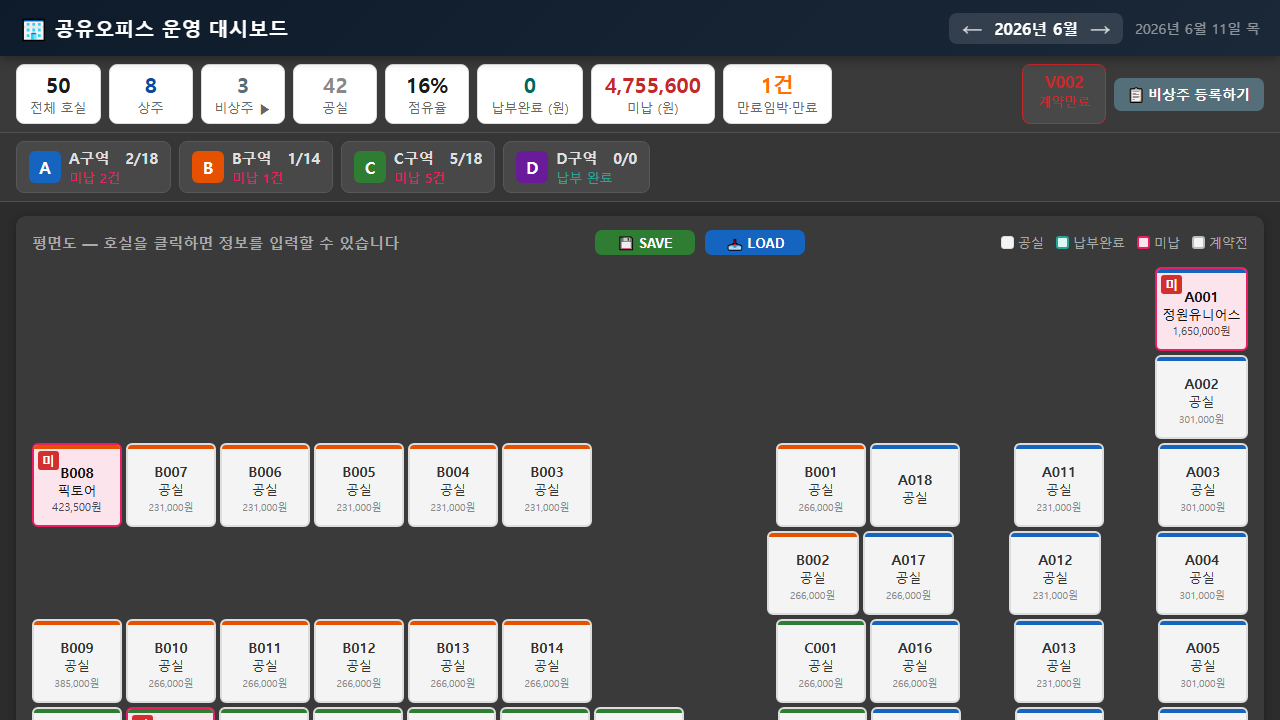
#> input picture Officeboard/test_pre_contract.png, 1280 x 720 px
$ python -i converter.py   (imports and definitions only)
#> lines starting #> are read from the running program, lines starting #| are printed output that depends on the picture; after the words box and inside, x2 and y2 are one past the last pixel; in counts of white or black regions, pixels touching at a corner belong together
"""Core image processing: perspective correction."""
from collections import namedtuple

import cv2
import numpy as np

ProcessResult = namedtuple("ProcessResult", ["image", "pts", "strategy"])
"""
image    — 처리된 결과 이미지 (BGR ndarray)
pts      — 사용된 코너 좌표 (float32 (4,2)) 또는 None (감지 실패 시)
strategy — "auto" | "manual" | "fallback"
           auto    : auto_detect_corners 성공
           manual  : 호출자가 pts 제공
           fallback: 감지 실패 → 원본 그대로 반환
"""


def order_points(pts):
    """TL, TR, BR, BL 순으로 4개 좌표 정렬."""
    pts = np.array(pts, dtype="float32")
    rect = np.zeros((4, 2), dtype="float32")
    s = pts.sum(axis=1)
    rect[0] = pts[np.argmin(s)]   # TL: 합 최소
    rect[2] = pts[np.argmax(s)]   # BR: 합 최대
    diff = np.diff(pts, axis=1)
    rect[1] = pts[np.argmin(diff)]  # TR: 차 최소
    rect[3] = pts[np.argmax(diff)]  # BL: 차 최대
    return rect


def four_point_transform(image, pts):
    """4점 원근 변환 → 직사각형 이미지 반환."""
    rect = order_points(pts)
    tl, tr, br, bl = rect

    w1 = np.linalg.norm(br - bl)
    w2 = np.linalg.norm(tr - tl)
    max_w = max(int(w1), int(w2))

    h1 = np.linalg.norm(tr - br)
    h2 = np.linalg.norm(tl - bl)
    max_h = max(int(h1), int(h2))

    dst = np.array([
        [0, 0],
        [max_w - 1, 0],
        [max_w - 1, max_h - 1],
        [0, max_h - 1],
    ], dtype="float32")

    M = cv2.getPerspectiveTransform(rect, dst)
    return cv2.warpPerspective(image, M, (max_w, max_h))


def auto_detect_corners(image):
    """
    자동 코너 감지. 성공 시 float32 ndarray (4,2) 반환, 실패 시 None.

    전략 1: 엣지 기반 사각형 탐색 (일반적인 경우)
    전략 2: 밝은 영역(흰 종이·화면) 탐색 (모니터 사진에서 화면 안의 흰 문서 감지)
    """
    gray = cv2.cvtColor(image, cv2.COLOR_BGR2GRAY)
    img_area = image.shape[0] * image.shape[1]

    # ── 전략 1: 엣지 기반 ───────────────────────────────────────────────
    for blur_k, c_lo, c_hi, dilate_iter in [
        (5, 30, 100, 2),
        (5, 50, 150, 1),
        (3, 10,  80, 3),
        (7, 20, 120, 2),
    ]:
        blurred = cv2.GaussianBlur(gray, (blur_k, blur_k), 0)
        edged   = cv2.Canny(blurred, c_lo, c_hi)
        kernel  = cv2.getStructuringElement(cv2.MORPH_RECT, (5, 5))
        edged   = cv2.dilate(edged, kernel, iterations=dilate_iter)

        contours, _ = cv2.findContours(edged, cv2.RETR_EXTERNAL, cv2.CHAIN_APPROX_SIMPLE)
        for c in sorted(contours, key=cv2.contourArea, reverse=True)[:10]:
            peri   = cv2.arcLength(c, True)
            approx = cv2.approxPolyDP(c, 0.02 * peri, True)
            if len(approx) == 4 and cv2.contourArea(approx) > img_area * 0.05:
                return approx.reshape(4, 2).astype("float32")

    # ── 전략 2: 밝은 사각형 탐색 (흰 문서·화면이 회색 배경 안에 있는 경우) ──
    # 이미 균일한 이미지(보정 완료 문서 등)는 S2 가정이 성립하지 않으므로 스킵
    gray_uniformity = gray.std() / (gray.mean() + 1e-6)
    if gray_uniformity < 0.15:
        return None

    scale    = min(1.0, 1200 / max(image.shape[:2]))
    small    = cv2.resize(gray, (0, 0), fx=scale, fy=scale)
    blurred  = cv2.GaussianBlur(small, (15, 15), 0)

    threshold = np.percentile(blurred, 85)
    threshold = max(threshold, 180)
    _, bright = cv2.threshold(blurred, int(threshold), 255, cv2.THRESH_BINARY)

    k      = cv2.getStructuringElement(cv2.MORPH_RECT, (25, 25))
    bright = cv2.morphologyEx(bright, cv2.MORPH_CLOSE, k, iterations=3)
    bright = cv2.morphologyEx(bright, cv2.MORPH_OPEN,  k, iterations=2)

    contours, _ = cv2.findContours(bright, cv2.RETR_EXTERNAL, cv2.CHAIN_APPROX_SIMPLE)
    for c in sorted(contours, key=cv2.contourArea, reverse=True)[:5]:
        area = cv2.contourArea(c) / (scale * scale)
        if area < img_area * 0.05:
            continue
        peri   = cv2.arcLength(c, True)
        approx = cv2.approxPolyDP(c, 0.04 * peri, True)
        pts    = (approx.reshape(-1, 2) / scale).astype("float32")
        if len(pts) == 4:
            return pts
        if len(pts) >= 4:
            rect = cv2.minAreaRect(pts)
            box  = cv2.boxPoints(rect).astype("float32")
            return box

    return None


def process_image(image, pts=None):
    """
    이미지 처리 파이프라인.
    pts=None 이면 자동 감지, 제공하면 해당 점으로 원근 변환.
    반환: ProcessResult(image, pts, strategy)
    """
    if pts is None:
        pts = auto_detect_corners(image)
        if pts is None:
            return ProcessResult(image, None, "fallback")
        strategy = "auto"
    else:
        strategy = "manual"

    result = four_point_transform(image, pts)
    return ProcessResult(result, pts, strategy)

>>> import cv2
>>> picture = cv2.imread('../Officeboard/test_pre_contract.png')
#> picture is the input picture: shape (720, 1280, 3); mean B, G, R 105.7, 104.4, 104.1
>>> result = process_image(picture)
#> in auto_detect_corners, `gray = cv2.cvtColor(image, cv2.COLOR_BGR2GRAY)`:
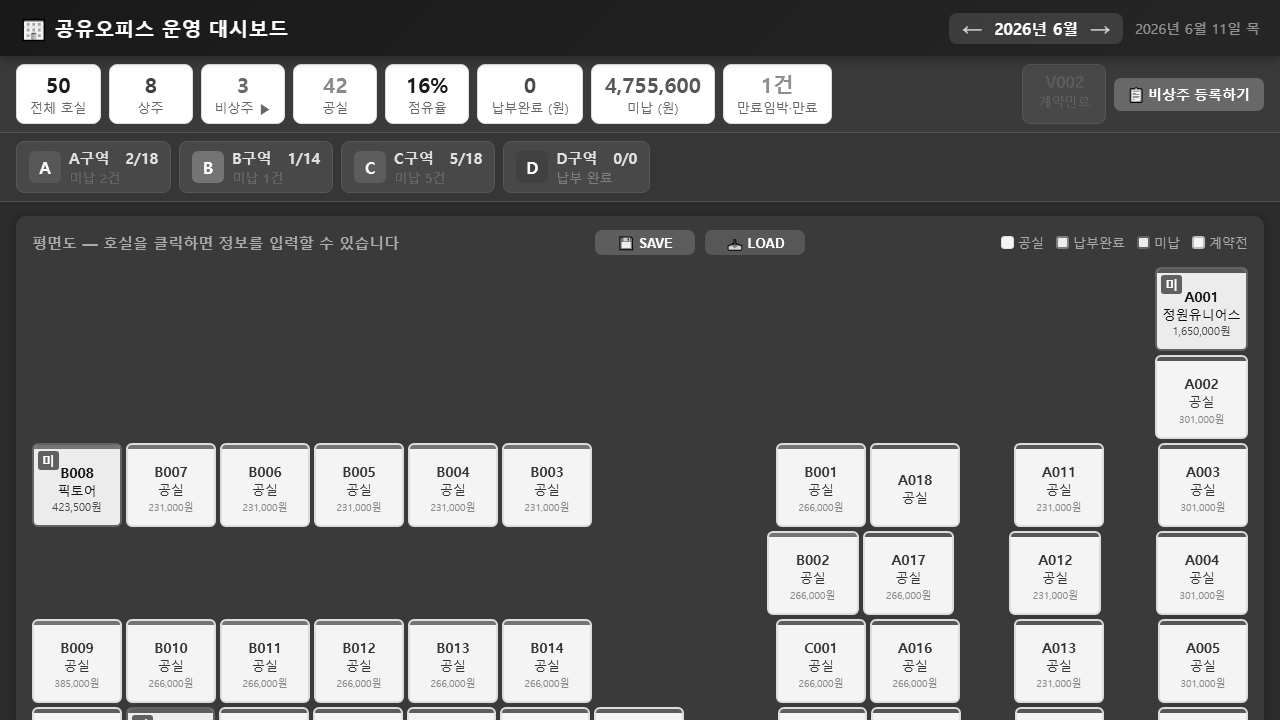
#> gray: shape (720, 1280); min 0, max 255, mean 104.4
#> the loop in auto_detect_corners, `for blur_k, c_lo, c_hi, dilate_iter in [ (5, 30, 100, 2), (5, 50, 150,..` made 1 pass
#> pass 1, in auto_detect_corners, `edged   = cv2.Canny(blurred, c_lo, c_hi)`:
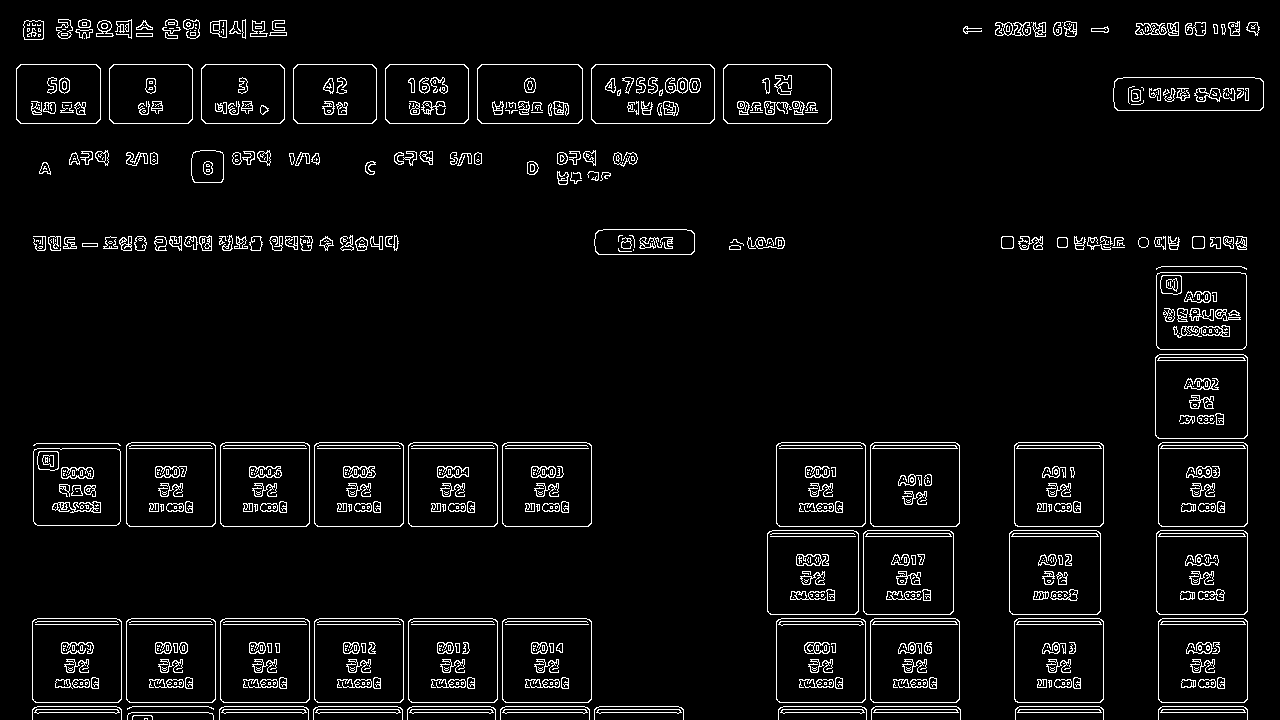
#> edged: shape (720, 1280); 4.7% white in thin lines or dots
#> pass 1, in auto_detect_corners, `edged   = cv2.dilate(edged, kernel, iterations=dilate_iter)`:
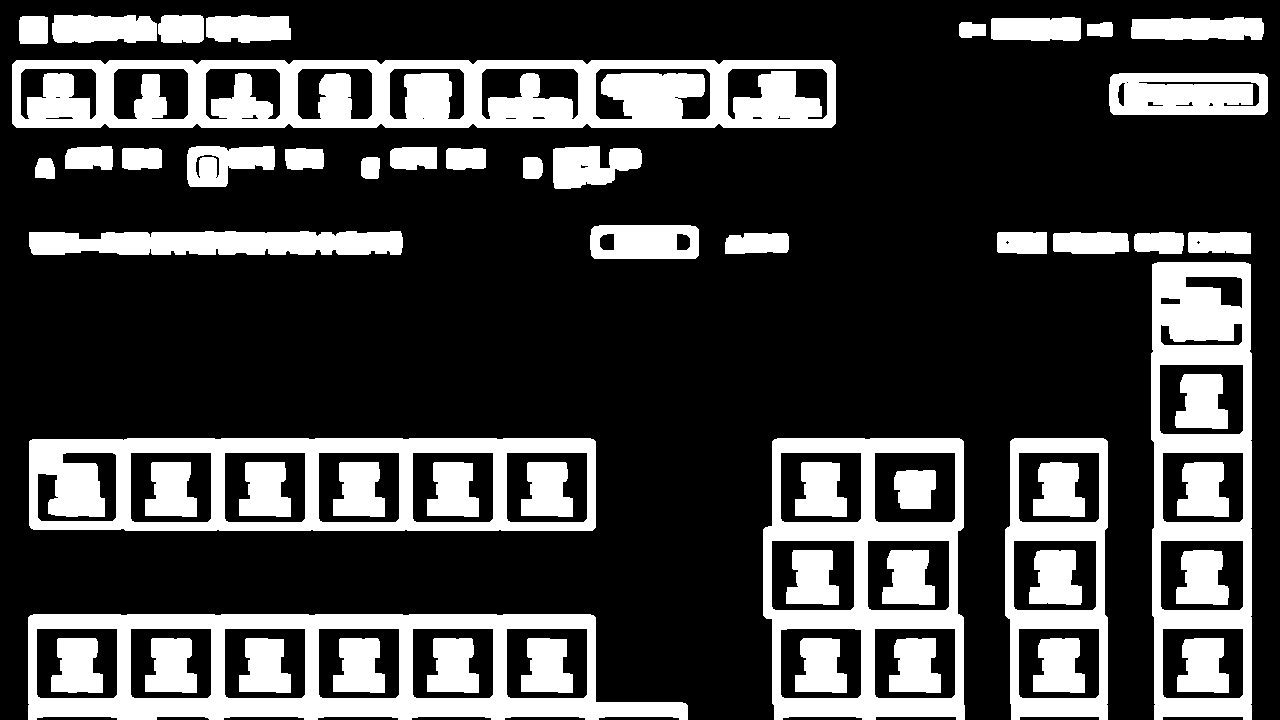
#> edged: shape (720, 1280); 26.2% white; 56 white regions, largest, box (x1, y1, x2, y2) and area: (12, 60, 836, 128) 38869, (28, 614, 688, 720) 27239, (29, 438, 596, 531) 22647
#> in process_image, `pts = auto_detect_corners(image)`: pts = [[12, 64], [16, 127], [835, 123], [831, 60]]
#> in order_points, `s = pts.sum(axis=1)`: s = [76, 143, 958, 891]
#> in order_points, `diff = np.diff(pts, axis=1)`: diff = [52, 111, -712, -771]
#> in four_point_transform, `rect = order_points(pts)`: rect = [[12, 64], [831, 60], [835, 123], [16, 127]]
#> in four_point_transform, `tl, tr, br, bl = rect`: tl = [12, 64]; tr = [831, 60]; br = [835, 123]; bl = [16, 127]
#> in four_point_transform, `w1 = np.linalg.norm(br - bl)`: w1 = 819
#> in four_point_transform, `h1 = np.linalg.norm(tr - br)`: h1 = 63.13
#> in four_point_transform, `max_h = max(int(h1), int(h2))`: max_h = 63
#> in four_point_transform, `dst = np.array([ [0, 0], [max_w - 1, 0], [max_w - 1, max_h - 1], [0, m..`: dst = [[0, 0], [818, 0], [818, 62], [0, 62]]
#> in four_point_transform, `M = cv2.getPerspectiveTransform(rect, dst)`: M = [[0.998, -0.0634, -7.92], [0.0048, 0.984, -63.02], [-2.09e-19, 2.37e-19, 1]]
#> in four_point_transform, `return cv2.warpPerspective(image, M, (max_w, max_h))`:
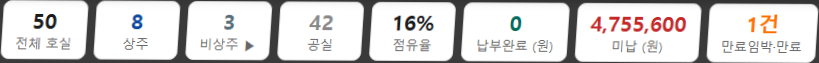
#> returned value: shape (63, 819, 3); mean of channels 0, 1, 2 214.8, 215, 217; drawn as B, G, R
